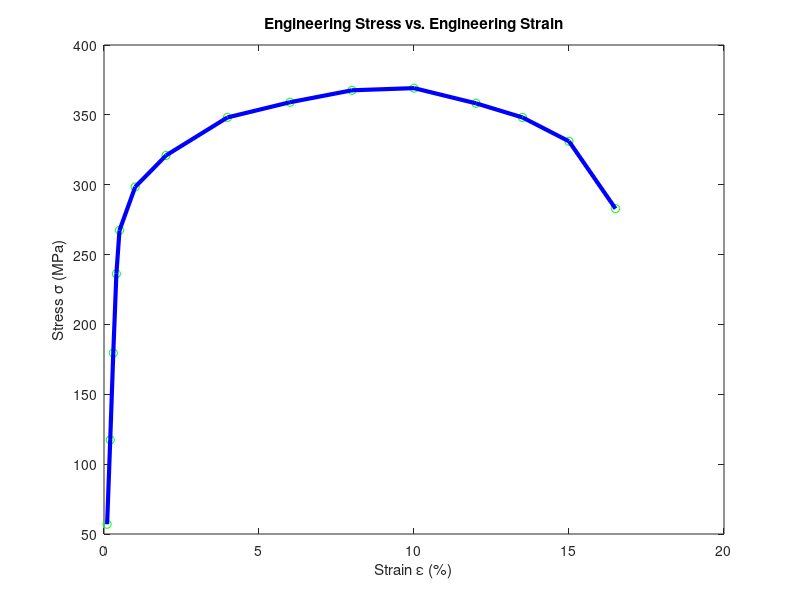

MATLAB code to generate this figure: (Note: this script raises an error after producing the figure.)
% Aysia Demby NE 423 HW 4

%% Question 2
clear

%First, I input the needed variables, and find the values l.
lengths = [50.851, 50.902, 50.952, 51.003, 51.054, 51.311,51.816, 52.823, ...
    53.848, 54.864, 55.88, 56.896, 57.658, 58.42, 59.182];
load = [7330, 15100, 23100, 30400, 34400, 38400, 41300, 44800, 46200,...
    47300, 47500, 46100, 44800, 42600, 36400];
L0 = 50.8;
difference= lengths - L0*ones(1, length(lengths));
d = 12.8;
r = d/2;
A0 = pi*r^2;

%Solving for stress and strain
stress = load./A0; 
strain = (difference/L0)*100;

%plotting both.
plot(strain, stress, 'go', strain, stress, 'b-','LineWidth', 3 );
xlabel('Strain \epsilon (%)');
ylabel('Stress \sigma (MPa)');
title('Engineering Stress vs. Engineering Strain');
xline(strain(1,11),'--', 'LineWidth', 2);
yline(stress(1,11), '--', 'LineWidth', 2);

%Now want to find the modulus of elasticity, I am using the first two
%points because any others happen at values greater than .2 percent, which
%is where we expect yield stress to occur.

fractional=strain(1,1:2)/100;
young=stress(1,1:2)./fractional;
%average method
YMA=mean(young)
%slope method
elstress=stress(1, 1:2);
YMS=polyfit(fractional,elstress,1)

